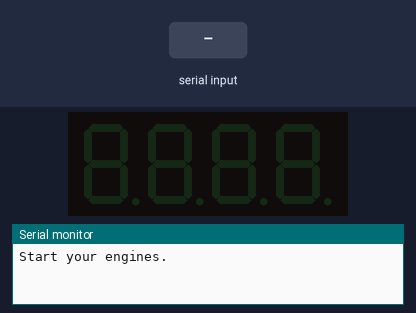
This sketch was run on a simulated Arduino Uno, built with avr-gcc and run on an emulated ATmega328P. Shown: 4-digit seven-segment display, the last lines printed to the serial monitor. The test bench sets the inputs (shaded band).

Above: at 1.2 s.
1.3 s: "200\n" received over Serial
At 2.0 s:
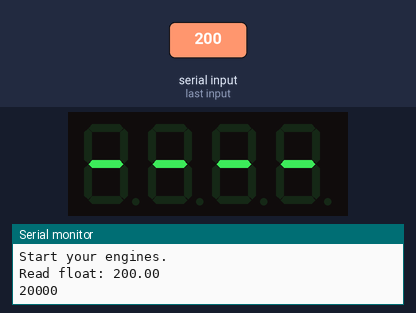
2.8 s: "90,45\n" received over Serial
At 5.5 s:
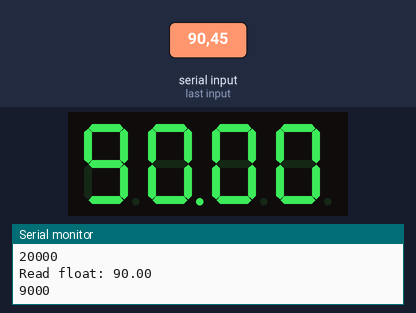
Timing chart, 0 to 7.0 s (numbered marks = the images above; inputs shaded):
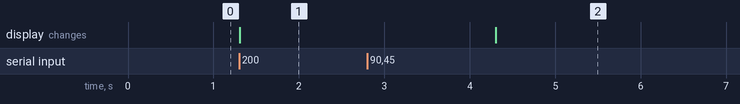

Measured:
- after the input at 1.3 s, the display: changes at once (image 1)
- after the input at 2.8 s, the display: changes after 1.5 s (image 2)

The sketch:

displayValue.ino
```cpp
#include <SevSeg.h>

SevSeg sevseg; //Initiate a seven segment controller object

int incomingByte = 0;   // for incoming serial data
String incomingString;
float readFloat = 0;
int readInt= 0;

void setup()
{


    Serial.begin(9600);     // communication with the host computer
    //while (!Serial)   { ; }
    // Start the software serial for communication with the ESP8266
    //ESPserial.begin(9600);

    Serial.println("");
    Serial.println("Start your engines.");

    byte numDigits = 4;

    byte digitPins[] = {2, 3, 4, 5};

    byte segmentPins[] = {6, 7, 8, 9, 10, 11, 12, 13};

    sevseg.begin(COMMON_ANODE, numDigits, digitPins, segmentPins);

    sevseg.setBrightness(10);
}

void loop()
{
    leerDolar();
    sevseg.refreshDisplay(); // Must run repeatedly

}

void leerDolar(){

  // listen for communication from the ESP8266 and then write it to the serial monitor
    //if ( ESPserial.available() )   {
    if ( Serial.available() )   {
        readFloat = Serial.parseFloat();
        Serial.print("Read float: ");
        Serial.println(readFloat);
        readInt = readFloat * 100;
        Serial.println(readInt);
        if (readInt > 10) {
          sevseg.setNumber(readInt, 2);
          sevseg.refreshDisplay(); // Must run repeatedly
        }

        delay(3000);
      }

    // listen for user input and send it to the ESP8266
    //if ( Serial.available() )       {  ESPserial.write( Serial.read() );  }

}
```
